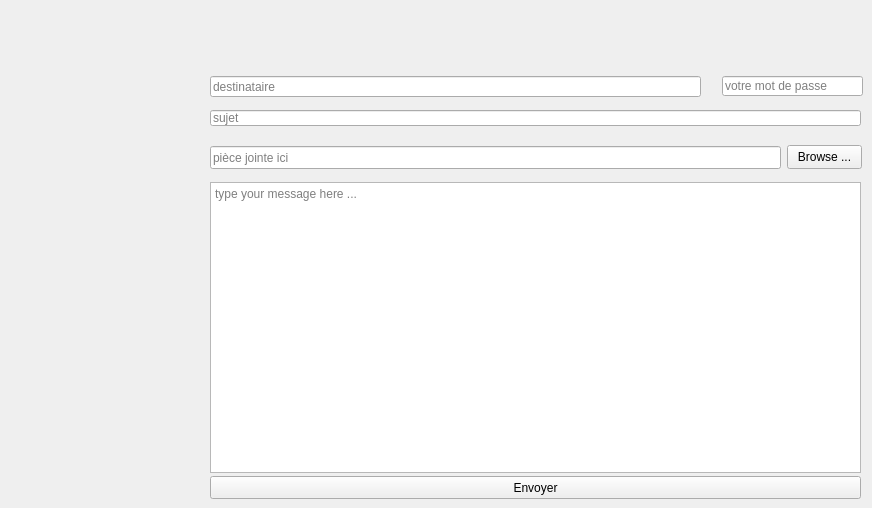
      <widget class="QWidget" name="tab_6">
       <attribute name="title">
        <string>mailing</string>
       </attribute>
       <widget class="QLineEdit" name="mail_pass">
        <property name="geometry">
         <rect>
          <x>722</x>
          <y>76</y>
          <width>141</width>
          <height>20</height>
         </rect>
        </property>
        <property name="echoMode">
         <enum>QLineEdit::Password</enum>
        </property>
        <property name="placeholderText">
         <string>votre mot de passe </string>
        </property>
       </widget>
       <widget class="QTextEdit" name="msg">
        <property name="geometry">
         <rect>
          <x>210</x>
          <y>182</y>
          <width>651</width>
          <height>291</height>
         </rect>
        </property>
        <property name="placeholderText">
         <string>type your message here ...</string>
        </property>
       </widget>
       <widget class="QPushButton" name="sendBtn">
        <property name="geometry">
         <rect>
          <x>210</x>
          <y>476</y>
          <width>651</width>
          <height>23</height>
         </rect>
        </property>
        <property name="text">
         <string>Envoyer</string>
        </property>
       </widget>
       <widget class="QLineEdit" name="rcpt">
        <property name="geometry">
         <rect>
          <x>210</x>
          <y>76</y>
          <width>491</width>
          <height>21</height>
         </rect>
        </property>
        <property name="font">
         <font>
          <stylestrategy>PreferDefault</stylestrategy>
         </font>
        </property>
        <property name="inputMask">
         <string/>
        </property>
        <property name="placeholderText">
         <string>destinataire</string>
        </property>
       </widget>
       <widget class="QLineEdit" name="file">
        <property name="geometry">
         <rect>
          <x>210</x>
          <y>146</y>
          <width>571</width>
          <height>23</height>
         </rect>
        </property>
        <property name="placeholderText">
         <string>pièce jointe ici</string>
        </property>
       </widget>
       <widget class="QPushButton" name="browseBtn">
        <property name="geometry">
         <rect>
          <x>787</x>
          <y>145</y>
          <width>75</width>
          <height>24</height>
         </rect>
        </property>
        <property name="text">
         <string>Browse ...</string>
        </property>
       </widget>
       <widget class="QLineEdit" name="subject">
        <property name="geometry">
         <rect>
          <x>210</x>
          <y>110</y>
          <width>651</width>
          <height>16</height>
         </rect>
        </property>
        <property name="placeholderText">
         <string>sujet</string>
        </property>
       </widget>
      </widget>
